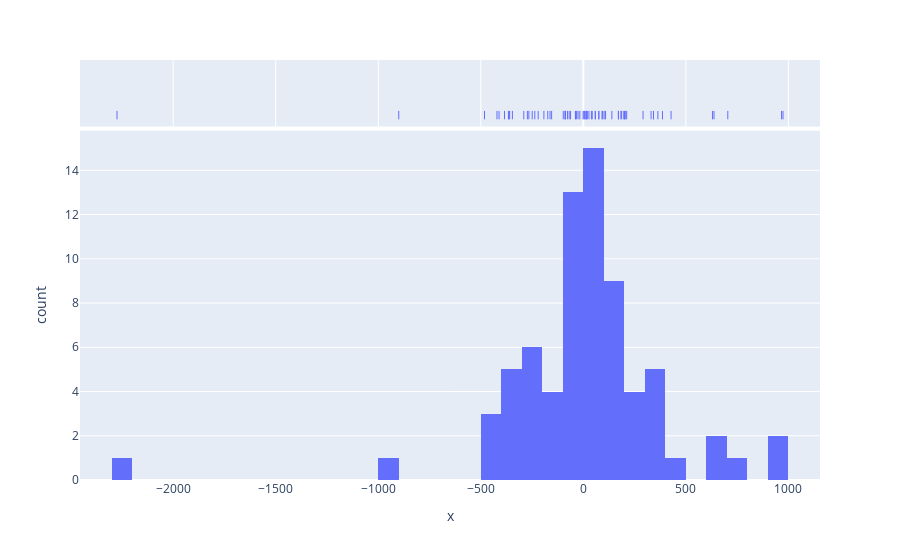

The notebook cell this image was saved under:
### Code cell
import plotly.express as px

fig = px.histogram(
    x=[Y[i]-x[i] for i in range(len(x))],
    nbins=50,
    marginal="rug", # can be `box`, `violin`,'rug'
)
fig.show()

### Figure 1 — Plotly figure (JSON) as saved in the notebook; plotly's stock layout.template omitted (floating-point values rounded to 4 significant figures)
{"data": [{"alignmentgroup": "True", "bingroup": "x", "hovertemplate": "x=%{x}<br>count=%{y}<extra></extra>", "legendgroup": "", "marker": {"color": "#636efa", "pattern": {"shape": ""}}, "name": "", "nbinsx": 50, "offsetgroup": "", "orientation": "v", "showlegend": false, "type": "histogram", "x": [-236.7, -1.153, 342.4, -272.7, 75.26, -97.85, -62.21, -32.67, -88.97, -38.55, 200.7, 39.46, 57.9, -86.81, 183.2, -173.3, -162.1, 101.4, -192.2, 5.011, 27.36, 198.2, -25.58, 94.28, 43.39, -154.5, 139.2, -77.35, 3.567, -17.08, 187.1, 58.88, -37.92, 12.78, -265.5, 15.46, 19.59, 704.5, 629.9, -421.1, 171.2, 342.0, -69.01, -345.8, -290.3, -2274.0, 966.8, 427.9, 76.04, 330.4, 171.2, 199.2, -410.9, 386.0, 291.3, 13.43, 206.8, -359.2, -384.3, -481.9, 363.6, -362.5, -220.1, 91.33, -249.3, -900.2, 637.4, 108.5, 211.5, 973.8, -88.38, -365.2], "xaxis": "x", "yaxis": "y"}, {"alignmentgroup": "True", "boxpoints": "all", "fillcolor": "rgba(255,255,255,0)", "hoveron": "points", "hovertemplate": "x=%{x}<extra></extra>", "jitter": 0, "legendgroup": "", "line": {"color": "rgba(255,255,255,0)"}, "marker": {"color": "#636efa", "symbol": "line-ns-open"}, "name": "", "offsetgroup": "", "showlegend": false, "type": "box", "x": [-236.7, -1.153, 342.4, -272.7, 75.26, -97.85, -62.21, -32.67, -88.97, -38.55, 200.7, 39.46, 57.9, -86.81, 183.2, -173.3, -162.1, 101.4, -192.2, 5.011, 27.36, 198.2, -25.58, 94.28, 43.39, -154.5, 139.2, -77.35, 3.567, -17.08, 187.1, 58.88, -37.92, 12.78, -265.5, 15.46, 19.59, 704.5, 629.9, -421.1, 171.2, 342.0, -69.01, -345.8, -290.3, -2274.0, 966.8, 427.9, 76.04, 330.4, 171.2, 199.2, -410.9, 386.0, 291.3, 13.43, 206.8, -359.2, -384.3, -481.9, 363.6, -362.5, -220.1, 91.33, -249.3, -900.2, 637.4, 108.5, 211.5, 973.8, -88.38, -365.2], "xaxis": "x2", "yaxis": "y2"}], "layout": {"barmode": "relative", "legend": {"tracegroupgap": 0}, "margin": {"t": 60}, "xaxis": {"anchor": "y", "domain": [0, 1], "title": {"text": "x"}}, "xaxis2": {"anchor": "y2", "domain": [0, 1], "matches": "x", "showgrid": true, "showticklabels": false}, "yaxis": {"anchor": "x", "domain": [0, 0.8316], "title": {"text": "count"}}, "yaxis2": {"anchor": "x2", "domain": [0.8416, 1], "matches": "y2", "showgrid": false, "showline": false, "showticklabels": false, "ticks": ""}}}
